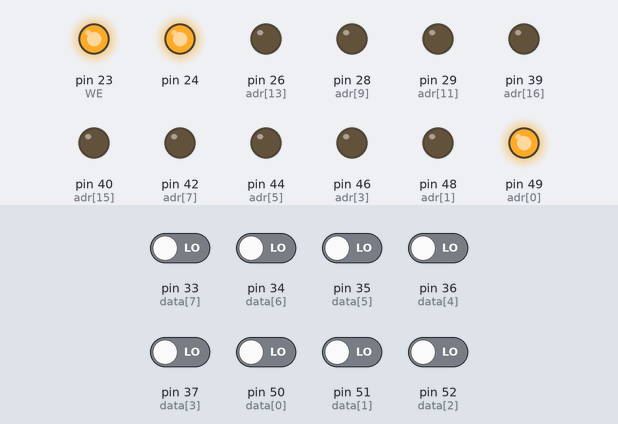
Bench run of a sketch on a simulated Arduino Mega 2560, built with avr-gcc and run on an emulated ATmega2560. Shown: output pins drawn as LEDs (lit = HIGH). The inputs (shaded band) are chosen by the test bench; at power-on: pin 33 (data[7]), pin 34 (data[6]), pin 35 (data[5]), pin 36 (data[4]), pin 37 (data[3]), pin 50 (data[0]), pin 51 (data[1]), pin 52 (data[2]) LOW. Pins used as bus, display or sensor lines are not drawn; what the sketch prints to the serial monitor is not drawn.

Above: at 0.1 s.
Timing chart, 0 to 1.6 s (numbered marks = the images above):
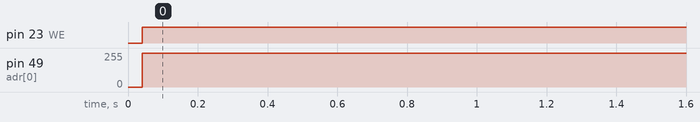

Measured:
- by itself, pin 23 (WE): LOW → HIGH at 0.04 s
- by itself, pin 49 (adr[0]): 0/255 → 255/255 at 0.04 s

The sketch:

gls29ee010-programmer_8.ino
```cpp
//use arduino MEGA
//with the indentation on the chip facing left
//attatch pins 22 thru 53 on the arduino in increasing order to the pins on the eeprom
//going left to right across the top
//then left to right across the bottom

int adr[17] = {49, 48, 47, 46, 45, 44, 43, 42,  27, 28, 31, 29, 41, 26, 25, 40,  39};
int data[8] = {50, 51, 52, 37, 36, 35, 34, 33};
#define WE 23
#define OE 30
#define CE 32
//assuming A0 on datasheet is the lsd and A16 is the msd
//assuming DQ0 on datasheet is the lsd and DQ7 is the msd
//here, adr[0] is the lsd and adr[16] is the msd
//direct mapping from datasheet to pins
//data is direct mapped as well

char buff[200];

void setup() {
  //setup
  Serial.begin(9600);
  while(!Serial)
    delay(10);
  long i;
  for (i = 22; i <= 53; i++)
    pinMode(i, INPUT);
  pinMode(WE, OUTPUT);
  digitalWrite(WE, HIGH);
  pinMode(OE, OUTPUT);
  digitalWrite(OE, HIGH);
  pinMode(CE, OUTPUT);
  digitalWrite(CE, LOW);
  pinMode(24, OUTPUT);
  digitalWrite(24, HIGH);

  for (i = 0; i < 17; i++)
    pinMode(adr[i], OUTPUT);
  for (i = 0; i < 8; i++)
    pinMode(data[i], OUTPUT);
  insert(0x5555, 0xAA);
  insert(0x2AAA, 0x55);
  insert(0x5555, 0xA0);
  insert(0, 0x55);
  insert(1, 0xAA);
  delay(20);

  for (i = 0; i < 8; i++)
    pinMode(data[i], INPUT);
  pull(0);
  pull(1);
}

void pull(long a)
{
  digitalWrite(OE, LOW);
  setadr(a);
  delayMicroseconds(10);
  Serial.println(getval());
  digitalWrite(OE, HIGH);
  delayMicroseconds(10);
}

void insert(long a, int v)
{
  setadr(a);
  setval(v);
  delayMicroseconds(10);
  digitalWrite(WE, LOW);
  delayMicroseconds(10);
  digitalWrite(WE, HIGH);
}

void setadr(long a)
{
  int i;
  for (i = 0; i < 17; i++)
    digitalWrite(adr[i], LOW);
  for (i = 0; i < 17; i++)
    if ((a >> i)%2)
      digitalWrite(adr[i], HIGH);
}

void setval(int v)
{
  int i;
  for (i = 0; i < 8; i++)
    digitalWrite(data[i], LOW);
  for (i = 0; i < 8; i++)
    if ((v >> i)%2)
      digitalWrite(data[i], HIGH);
}

int getval()
{
  int i;
  int ret;
  for (i = 0, ret = 0; i < 8; i++)
    if (digitalRead(data[i]))
      ret += (1 << i);
  return(ret);
}

void loop() {}
```
